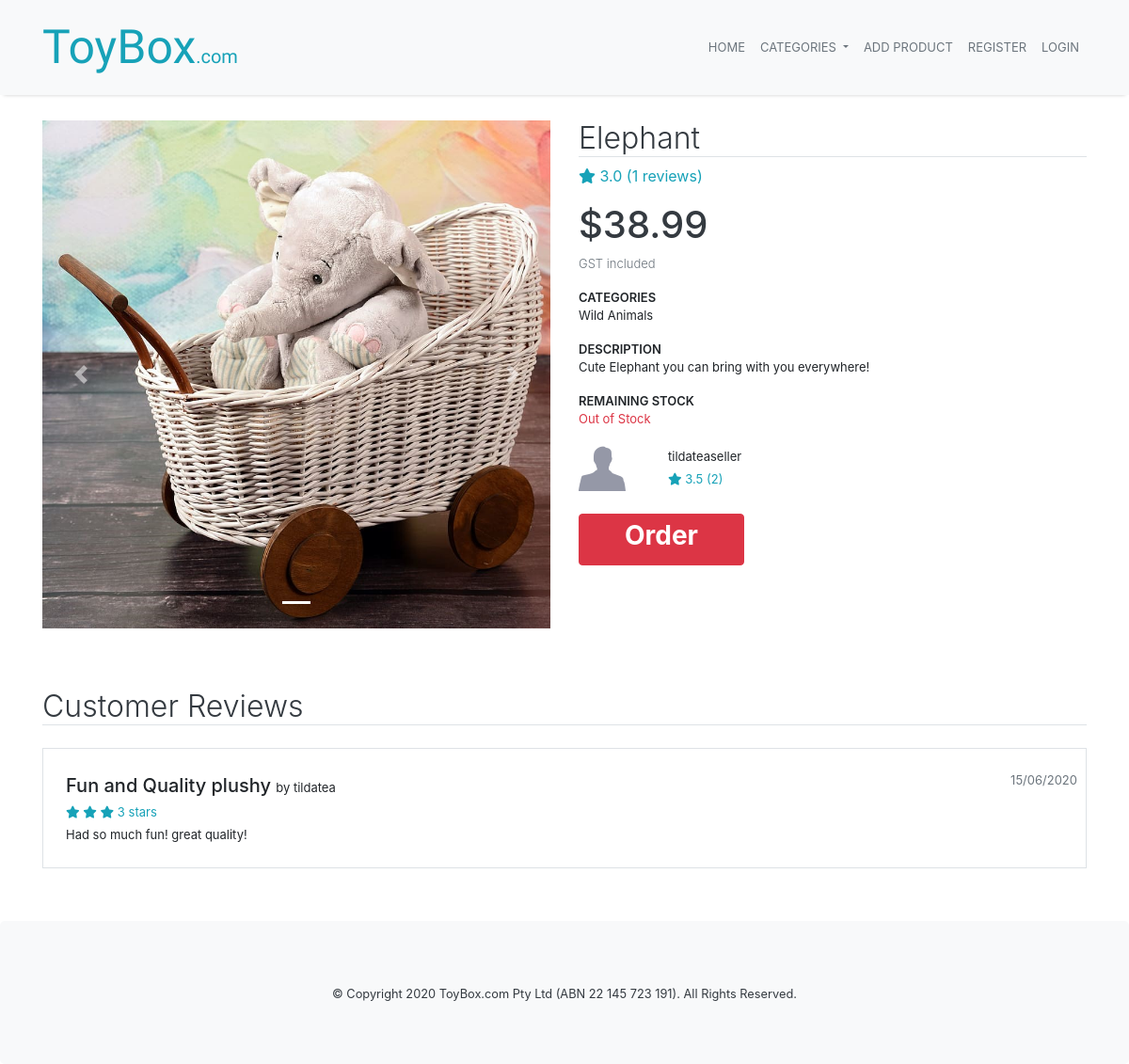
The app's page /product/10, older data.
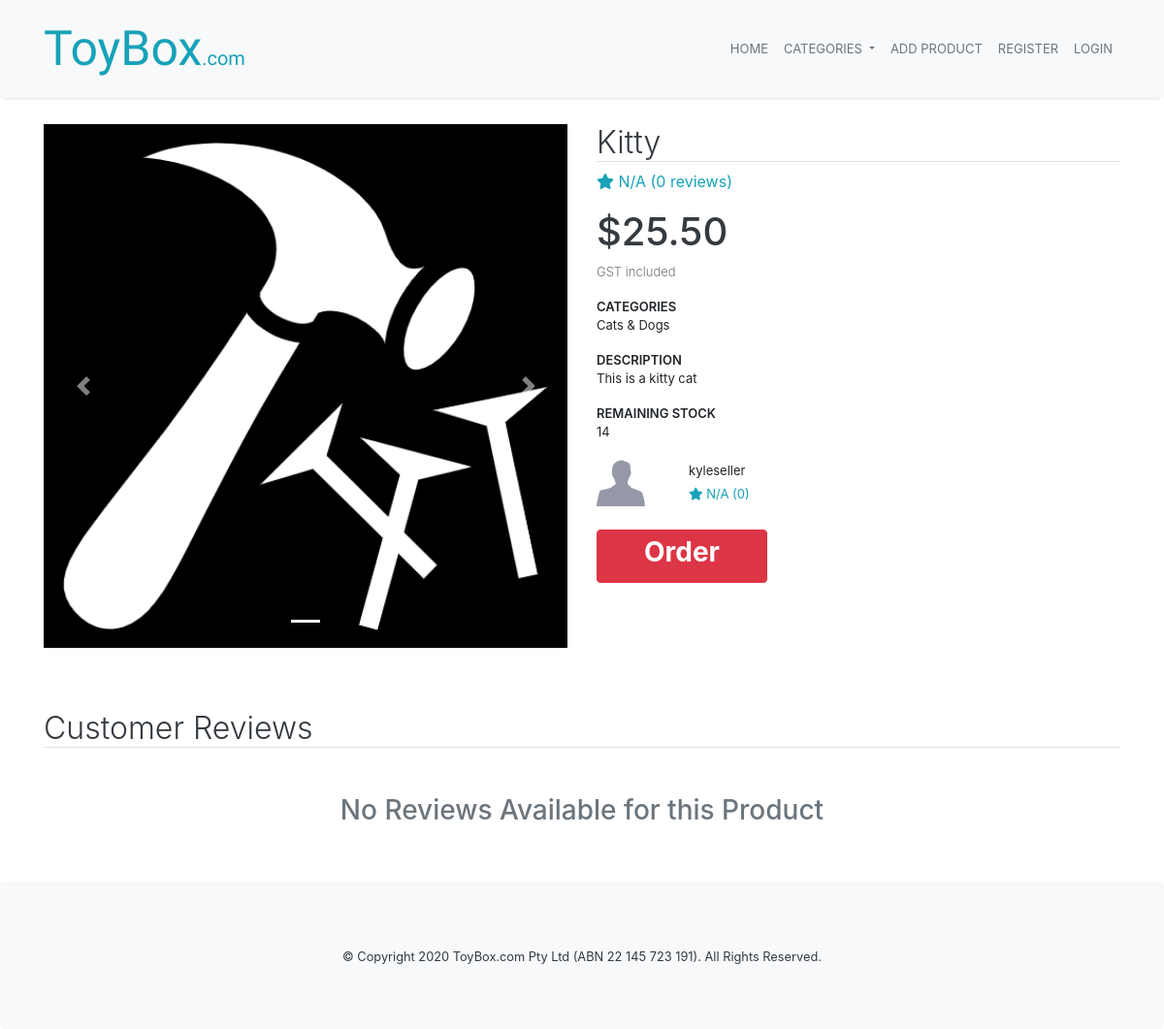
The same page, newer data.
### marketplace/models.py (models this page shows, shortened)
class Product(db.Model):
    __tablename__='products'
    id = db.Column(db.Integer, primary_key=True)
    name = db.Column(db.String(100), nullable=False)
    description = db.Column(db.String(500))
    current_stock = db.Column(db.Integer, nullable=False)
    monthly_stock = db.Column(db.Integer, nullable=False)
    price = db.Column(db.Numeric, nullable=False)
    category = db.Column(db.String(50), nullable=False)
    created = db.Column(db.DateTime, default=datetime.now(), nullable=False)
    image_one = db.Column(db.String(400))
    image_two = db.Column(db.String(400))
    image_three = db.Column(db.String(400))
    seller_id = db.Column(db.Integer, db.ForeignKey('users.id'))
    comments = db.relationship('Comment', backref='product') #comments on product

class User(db.Model, UserMixin):
    __tablename__='users'
    id = db.Column(db.Integer, primary_key=True)
    username = db.Column(db.String(30), index=True, unique=True, nullable=False)
    email = db.Column(db.String(100), index=True, unique=True, nullable=False)
    phone = db.Column(db.String(20), nullable=False) #must be string to keep 0 at start of number
    bank_account = db.Column(db.String(30))
    seller = db.Column(db.Boolean, nullable=False) #determines whether the user is a seller or buyer
    password_hash = db.Column(db.String(255), nullable=False)
    products = db.relationship('Product', backref='user') #products added by user

class Comment(db.Model):
    __tablename__='comments'
    id = db.Column(db.Integer, primary_key=True)
    title = db.Column(db.String(100), nullable=False)
    text = db.Column(db.String(500))
    rating = db.Column(db.Float, nullable=False)
    created = db.Column(db.DateTime, default=datetime.now(), nullable=False)
    user_id = db.Column(db.Integer, db.ForeignKey('users.id'))
    product_id = db.Column(db.Integer, db.ForeignKey('products.id'))

### marketplace/products.py (the view)
@bp.route('/<id>', methods=['GET', 'POST'])
def view(id):
    product = Product.query.filter_by(id=id).first()
    if (not product): #if product doesnt exist then 404
        return render_template('404.html')
    roundedPrice = round(product.price, 2)
    rating = 0
    i = 0
    for comment in product.comments:
        rating += comment.rating
        i += 1
    if i > 0:
        rating = round(rating/i, 2)
    else:
        rating = 'N/A'
    seller = User.query.filter_by(id=product.seller_id).first()
    sellerRating = 0
    j = 0
    for prod in seller.products:
        for com in prod.comments:
            sellerRating += com.rating
            j += 1
    if j > 0:
        sellerRating = round(sellerRating/j, 2)
    else:
        sellerRating = 'N/A'
    comments = db.session.query(Comment, User).filter_by(product_id=id).outerjoin(User, Comment.user_id == User.id).all()
    form = ReviewForm()
    if(form.validate_on_submit()):
        f_text = form.text.data
        f_rating = form.rating.data
        f_title = form.title.data
        new_comment = Comment (
            text = f_text,
            rating = f_rating,
            title = f_title,
            user_id = current_user.id,
            product_id = id
        )
        db.session.add(new_comment)
        db.session.commit()
        return redirect(url_for('product.view', id=id))
    else:
        for field, errors in form.errors.items():
            for error in errors:
                flash(u"%s: %s" % (getattr(form, field).label.text.title(), error), 'error')
    return render_template('product.html', product=product, roundedPrice = roundedPrice, rating=rating, reviewCount=i, seller=seller, sellerRating=sellerRating, sellerReviewCount=j, comments=comments, form=form)

### marketplace/templates/product.html (shortened to what the changed rows need)
{% extends 'base.html' %}
{% block content %}
<div class="container">
    <div class="row content-container mb-5">
        <div class="col-md-6">
            <div id="carouselExampleIndicators" class="carousel slide mb-3" data-ride="carousel">
                <div class="carousel-inner">
                    <div class="carousel-item active">
                        <img class="d-block w-100" src="..{{ product.image_one }}" alt="First slide">
                    </div>
                </div>
            </div>
        </div>
        <div class="col-md-6">
            <h2 class="text-dark font-weight-light border-bottom">{{ product.name }}</h2>
            <div class="text-info">
                <i class="fas fa-star"></i> {{ rating }} ({{ reviewCount }} reviews)
            </div>
            <h1 class="text-dark mt-3">${{ roundedPrice }}</h1>
            <div class="small-font form-head text-muted font-weight-light">GST included</div>
            <div class="small-font form-head mt-3">CATEGORIES</div>
            <p class="small-font">{{ product.category }}</p>
            <div class="small-font form-head mt-3">DESCRIPTION</div>
            <p class="small-font">{{ product.description }}</p>
            <div class="small-font form-head mt-3">REMAINING STOCK</div>
            {% if product.current_stock > 0 %}
                <p class="small-font">{{ product.current_stock }}</p>
            {% else%}
                <p class="small-font text-danger">Out of Stock</p>
            {% endif %}
            <div class="row mt-2">
                <div class="col-2">
                </div>
                <div class="col">
                    <span class="small-font">{{ seller.username }}<br>
                        <span class="text-info">
                            <i class="fas fa-star"></i> {{ sellerRating }} ({{ sellerReviewCount }})
                        </span>
                    </span>
                </div>
            </div>
            {% if product.current_stock > 0 %}
                {% if current_user.seller == False %}
                    <a class="btn btn-info mt-4 pl-5 pr-5" href="{{ url_for('order.order', id=product.id) }}">
                        <h3 class="font-weight-bold">Order</h3>
                    </a>
                {% else %}
                    <a class="btn btn-danger btn-info mt-4 pl-5 pr-5" data-toggle="OOS-tooltip" data-placement="right" title="You must be logged in as a buyer to purchase products!" disabled>
                        <h3 style="color:white;" class="font-weight-bold">Order</h3>
                    </a>
                {% endif %}
            {% else %}
                <a class="btn btn-danger btn-info mt-4 pl-5 pr-5" data-toggle="OOS-tooltip" data-placement="right" title="Unfortunately, I am Out of Stock for this month. Check in on me later!" disabled>
                    <h3 style="color:white;" class="font-weight-bold">Order</h3>
                </a>
            {% endif %}
        </div>
    </div>
    <h2 class="text-dark font-weight-light border-bottom">Customer Reviews</h2>
    {% if reviewCount == 0 %}
        <h3 class="text-center mt-5 text-muted"> No Reviews Available for this Product </h3>
    {% endif %}
    {% for comment in comments %}
    <div class="mt-4 mb-2 border p-4">
        <div class="row">
            <div class="col review-head">
                {{ comment[0].title }} <span class="small-font font-weight-normal">by {{ comment[1].username }}</span>
            </div>
            <div class="text-muted small-font">{{ comment[0].created.strftime("%d/%m/%Y") }}</div>
        </div>
        <div class="row">
            <div class="col">
                <span class="small-font">
                    <span class="text-info">
                        {% for i in range(comment[0].rating|int) %}
                            <i class="fas fa-star"></i>
                        {% endfor %}
                        {{ comment[0].rating|int }} stars
                    </span>
                </span>
            </div>
        </div>
        <div class="row mt-1">
            <div class="col small-font">
                {{ comment[0].text }}
            </div>
        </div>
    </div>
    {% endfor %}
</div>
{% endblock %}

Row changes from the older to the newer data that the page shows:
no longer on this page (row unchanged): User: username "tildateaseller"
removed Comment: title "Fun and Quality plushy", username "tildatea", created "15/06/2020", rating "3", text "Had so much fun! great quality!"
changed Product: image_one: a different picture; name "Elephant" → "Kitty"; category "Wild Animals" → "Cats & Dogs"; description "Cute Elephant you can bring with you everywhere!" → "This is a kitty cat"; current_stock (not shown) → "14"
added User: username "kyleseller"
Text that changed along with them:
{{ rating }}: "3.0" → "N/A"
{{ reviewCount }}: "1" → "0"
{{ roundedPrice }}: "38.99" → "25.50"
{{ sellerRating }}: "3.5" → "N/A"
{{ sellerReviewCount }}: "2" → "0"
text no longer shown: "Out of Stock"
text now shown: "No Reviews Available for this Product"
